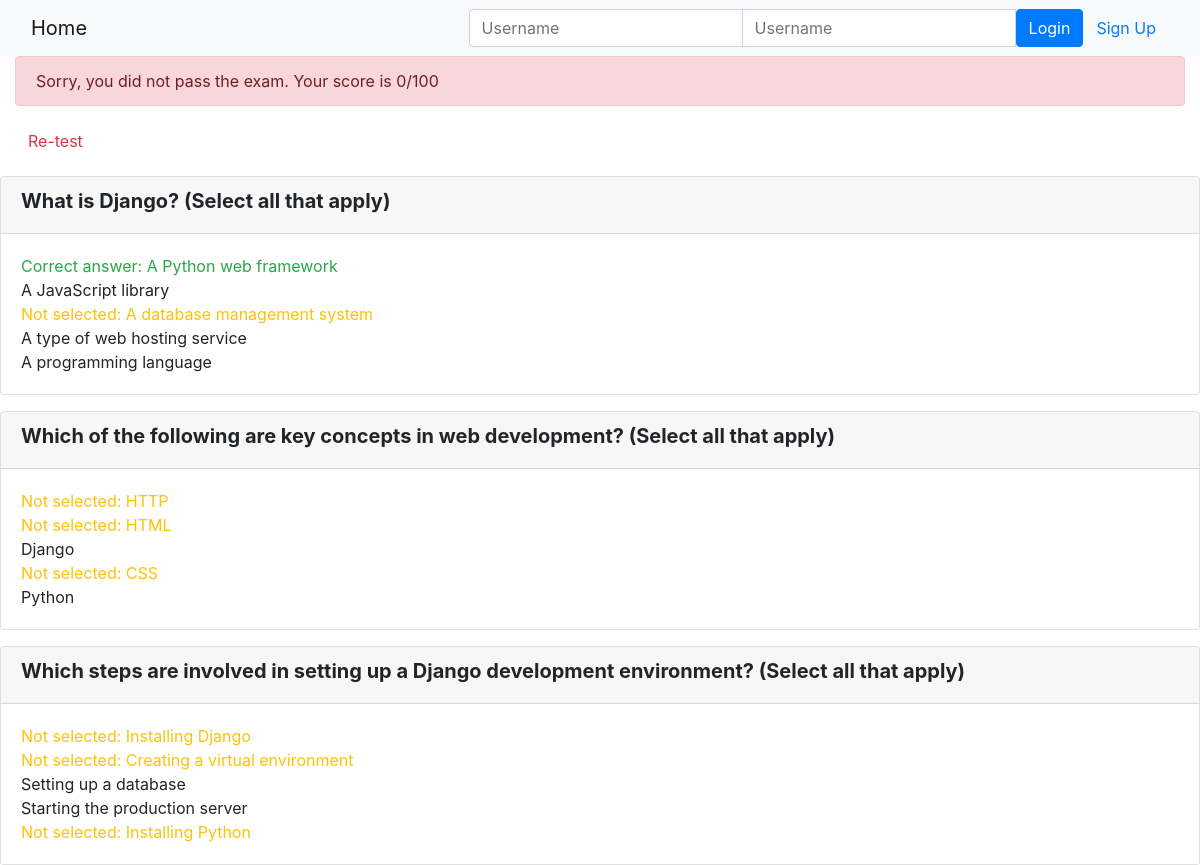
The page /onlinecourse/show_exam_result/1/1/ on the database its author committed.
### onlinecourse/models.py (models this page shows, shortened)
class Question(models.Model):
    course = models.ForeignKey('Course', on_delete=models.CASCADE)
    question_text = models.TextField()
    grade_point = models.DecimalField(max_digits=5, decimal_places=2)

class Choice(models.Model):
    question = models.ForeignKey('Question', on_delete=models.CASCADE)
    choice_text = models.CharField(max_length=200, default='Default Choice Text')
    is_correct = models.BooleanField(default=False)
    course = models.ForeignKey(Course, on_delete=models.CASCADE, default=None)

### onlinecourse/views.py (the view)
# urls.py: path('show_exam_result/<int:course_id>/<int:submission_id>/', views.show_exam_result, name='show_exam_result'),
def show_exam_result(request, course_id, submission_id):
    course = get_object_or_404(Course, pk=course_id)
    submission = get_object_or_404(Submission, pk=submission_id)
    selected_choice_ids = submission.choices.values_list('id', flat=True)
    total_score = 0
    question_results = []
    for question in course.question_set.all():
        all_choices = question.choice_set.all()
        results = []
        for choice in all_choices:
            is_correct = choice.is_correct
            selected = choice.id in selected_choice_ids
            results.append({'choice': choice, 'is_correct': is_correct, 'selected': selected})
        grade_point = question.grade_point
        score = grade_point if all(result['is_correct'] == result['selected'] for result in results) else 0
        total_score += score
        total_score = int(total_score)
        if total_score == 99:
            total_score=100
        question_results.append({'question': question, 'choices': results, 'grade_point': grade_point, 'score': score})
    passing_score_threshold = 80  # Adjust this value as needed
    passed_exam = total_score >= passing_score_threshold
    context = {
        'course': course,
        'submission': submission,
        'question_results': question_results,
        'total_score': total_score,
        'passed_exam': passed_exam,
    }
    return render(request, 'onlinecourse/exam_result_bootstrap.html', context)

### onlinecourse/templates/onlinecourse/exam_result_bootstrap.html (shortened to what this page needs)
<!DOCTYPE html>
<html lang="en">
<head>
    {% load static %}
    <link rel="stylesheet" href="https://maxcdn.bootstrapcdn.com/bootstrap/4.5.2/css/bootstrap.min.css">
</head>
<body>
 <nav class="navbar navbar-light bg-light">
    <div class="container-fluid">
        <div class="navbar-header">
              <a class="navbar-brand" href="{% url 'onlinecourse:index' %}">Home</a>
        </div>
        <ul class="nav navbar-nav navbar-right">
            {% if user.is_authenticated %}
            <li>
                <a class="btn btn-link" href="#">{{ user.first_name }}({{ user.username }})</a>
                <a class="btn btn-link" href="{% url 'onlinecourse:logout' %}">Logout</a>
            </li>
            {% else %}
            <li>
                <form class="form-inline" action="{% url 'onlinecourse:login' %}" method="post">
                    <div class="input-group">
                        <input type="text" class="form-control" placeholder="Username" name="username" >
                        <input type="password" class="form-control" placeholder="Username" name="psw" >
                        <button class="btn btn-primary" type="submit">Login</button>
                        <a class="btn btn-link" href="{% url 'onlinecourse:registration' %}">Sign Up</a>
                    </div>
                </form>
            </li>
            {% endif %}
        </ul>
    </div>
</nav>
<div class="container-fluid">
    {% if passed_exam %}
    <div class="alert alert-success">
        Congratulations! You passed the exam with a score of {{ total_score }}/100
    </div>
    {% else %}
    <div class="alert alert-danger">
        Sorry, you did not pass the exam. Your score is {{ total_score }}/100
    </div>
    <a class="btn btn-link text-danger" href="{% url 'onlinecourse:course_details' course.id %}">Re-test</a>
    {% endif %}
</div>
{% for result in question_results %}
<div class="card mt-3">
    <div class="card-header"><h5><strong>{{ result.question.question_text }}</strong></h5>
    </div>
    <div class="card-body">
        {% for choice_result in result.choices %}
        {% if choice_result.is_correct and not choice_result.selected %}
        <div>
            <label class="form-check-label text-warning">
                Not selected: {{ choice_result.choice.choice_text }}
           </label>
        </div>
        {% elif choice_result.is_correct %}
        <div>
            <label class="form-check-label text-success">
                Correct answer: {{ choice_result.choice.choice_text }}
            </label>
        </div>
        {% else %}
        <div>
            <label class="form-check-label">
                {{ choice_result.choice.choice_text }}
            </label>
        </div>
        {% endif %}
        {% endfor %}
    </div>
</div>
{% endfor %}
</body>
</html>

### rows shown on the page
Question: question.question_text "What is Django? (Select all that apply)"
Choice: choice.choice_text "A Python web framework"
Choice: choice.choice_text "A JavaScript library"
Choice: choice.choice_text "A database management system"
Choice: choice.choice_text "A type of web hosting service"
Choice: choice.choice_text "A programming language"
Question: question.question_text "Which of the following are key concepts in web development? (Select all that apply)"
Choice: choice.choice_text "HTTP"
Choice: choice.choice_text "HTML"
Choice: choice.choice_text "Django"
Choice: choice.choice_text "CSS"
Choice: choice.choice_text "Python"
Question: question.question_text "Which steps are involved in setting up a Django development environment? (Select all that apply)"
Choice: choice.choice_text "Installing Django"
Choice: choice.choice_text "Creating a virtual environment"
Choice: choice.choice_text "Setting up a database"
Choice: choice.choice_text "Starting the production server"
Choice: choice.choice_text "Installing Python"

### other values the page prints
{{ total_score }} "0"
